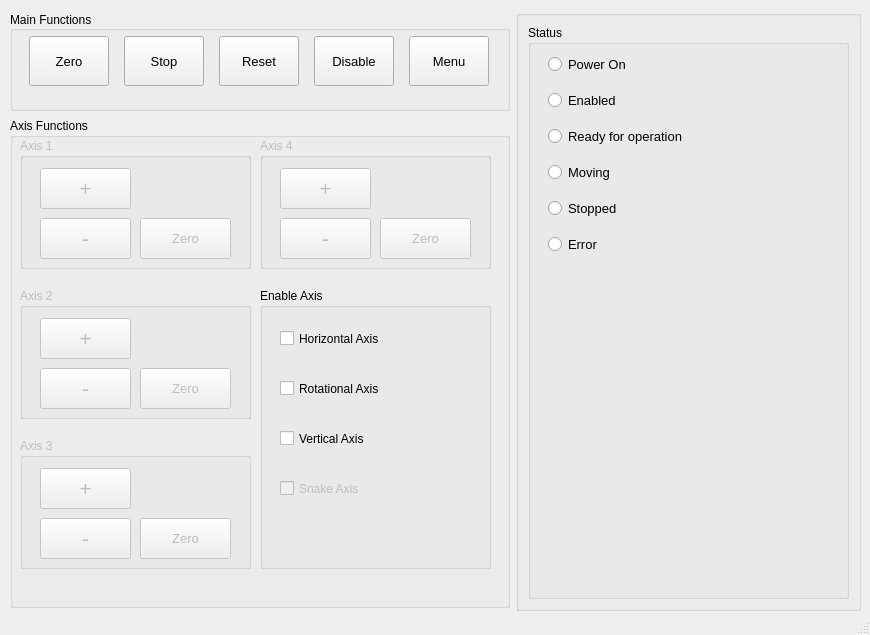
<?xml version="1.0" encoding="UTF-8"?>
<ui version="4.0">
 <class>MainWindow</class>
 <widget class="QMainWindow" name="MainWindow">
  <property name="geometry">
   <rect>
    <x>0</x>
    <y>0</y>
    <width>870</width>
    <height>635</height>
   </rect>
  </property>
  <property name="minimumSize">
   <size>
    <width>870</width>
    <height>635</height>
   </size>
  </property>
  <property name="maximumSize">
   <size>
    <width>870</width>
    <height>635</height>
   </size>
  </property>
  <property name="windowTitle">
   <string>Grab2.0</string>
  </property>
  <property name="autoFillBackground">
   <bool>false</bool>
  </property>
  <property name="documentMode">
   <bool>false</bool>
  </property>
  <property name="tabShape">
   <enum>QTabWidget::Rounded</enum>
  </property>
  <property name="dockNestingEnabled">
   <bool>false</bool>
  </property>
  <property name="unifiedTitleAndToolBarOnMac">
   <bool>false</bool>
  </property>
  <widget class="QWidget" name="centralwidget">
   <property name="enabled">
    <bool>true</bool>
   </property>
   <widget class="QWidget" name="horizontalLayoutWidget">
    <property name="geometry">
     <rect>
      <x>10</x>
      <y>10</y>
      <width>851</width>
      <height>601</height>
     </rect>
    </property>
    <layout class="QHBoxLayout" name="mainHorizontalLayout">
     <item>
      <layout class="QVBoxLayout" name="functionsLayout">
       <property name="spacing">
        <number>6</number>
       </property>
       <property name="sizeConstraint">
        <enum>QLayout::SetMaximumSize</enum>
       </property>
       <item>
        <widget class="QGroupBox" name="mainFunctionGroup">
         <property name="sizePolicy">
          <sizepolicy hsizetype="Minimum" vsizetype="Preferred">
           <horstretch>0</horstretch>
           <verstretch>0</verstretch>
          </sizepolicy>
         </property>
         <property name="maximumSize">
          <size>
           <width>500</width>
           <height>100</height>
          </size>
         </property>
         <property name="autoFillBackground">
          <bool>false</bool>
         </property>
         <property name="title">
          <string>Main Functions</string>
         </property>
         <property name="alignment">
          <set>Qt::AlignLeading|Qt::AlignLeft|Qt::AlignVCenter</set>
         </property>
         <property name="flat">
          <bool>false</bool>
         </property>
         <property name="checkable">
          <bool>false</bool>
         </property>
         <widget class="QWidget" name="horizontalLayoutWidget_2">
          <property name="geometry">
           <rect>
            <x>10</x>
            <y>20</y>
            <width>481</width>
            <height>61</height>
           </rect>
          </property>
          <layout class="QHBoxLayout" name="mainFunctionLayout">
           <item>
            <widget class="QPushButton" name="zeroButton">
             <property name="minimumSize">
              <size>
               <width>80</width>
               <height>50</height>
              </size>
             </property>
             <property name="maximumSize">
              <size>
               <width>80</width>
               <height>50</height>
              </size>
             </property>
             <property name="font">
              <font>
               <pointsize>10</pointsize>
              </font>
             </property>
             <property name="text">
              <string>Zero</string>
             </property>
             <property name="autoDefault">
              <bool>false</bool>
             </property>
             <property name="default">
              <bool>false</bool>
             </property>
             <property name="flat">
              <bool>false</bool>
             </property>
            </widget>
           </item>
           <item>
            <widget class="QPushButton" name="stopButton">
             <property name="minimumSize">
              <size>
               <width>80</width>
               <height>50</height>
              </size>
             </property>
             <property name="maximumSize">
              <size>
               <width>80</width>
               <height>50</height>
              </size>
             </property>
             <property name="font">
              <font>
               <pointsize>10</pointsize>
              </font>
             </property>
             <property name="text">
              <string>Stop</string>
             </property>
             <property name="autoDefault">
              <bool>false</bool>
             </property>
             <property name="default">
              <bool>false</bool>
             </property>
             <property name="flat">
              <bool>false</bool>
             </property>
            </widget>
           </item>
           <item>
            <widget class="QPushButton" name="resetButton">
             <property name="minimumSize">
              <size>
               <width>80</width>
               <height>50</height>
              </size>
             </property>
             <property name="maximumSize">
              <size>
               <width>80</width>
               <height>50</height>
              </size>
             </property>
             <property name="font">
              <font>
               <pointsize>10</pointsize>
              </font>
             </property>
             <property name="text">
              <string>Reset</string>
             </property>
             <property name="autoDefault">
              <bool>false</bool>
             </property>
             <property name="default">
              <bool>false</bool>
             </property>
             <property name="flat">
              <bool>false</bool>
             </property>
            </widget>
           </item>
           <item>
            <widget class="QPushButton" name="disableButton">
             <property name="minimumSize">
              <size>
               <width>80</width>
               <height>50</height>
              </size>
             </property>
             <property name="maximumSize">
              <size>
               <width>80</width>
               <height>50</height>
              </size>
             </property>
             <property name="font">
              <font>
               <pointsize>10</pointsize>
               <italic>false</italic>
               <bold>false</bold>
               <kerning>true</kerning>
              </font>
             </property>
             <property name="text">
              <string>Disable</string>
             </property>
             <property name="autoDefault">
              <bool>false</bool>
             </property>
             <property name="default">
              <bool>false</bool>
             </property>
             <property name="flat">
              <bool>false</bool>
             </property>
            </widget>
           </item>
           <item>
            <widget class="QPushButton" name="menuButton">
             <property name="minimumSize">
              <size>
               <width>80</width>
               <height>50</height>
              </size>
             </property>
             <property name="maximumSize">
              <size>
               <width>80</width>
               <height>50</height>
              </size>
             </property>
             <property name="font">
              <font>
               <pointsize>10</pointsize>
               <italic>false</italic>
               <bold>false</bold>
               <kerning>true</kerning>
              </font>
             </property>
             <property name="text">
              <string>Menu</string>
             </property>
             <property name="autoDefault">
              <bool>false</bool>
             </property>
             <property name="default">
              <bool>false</bool>
             </property>
             <property name="flat">
              <bool>false</bool>
             </property>
            </widget>
           </item>
          </layout>
         </widget>
        </widget>
       </item>
       <item>
        <widget class="QGroupBox" name="axisFunctionsGroup">
         <property name="minimumSize">
          <size>
           <width>500</width>
           <height>490</height>
          </size>
         </property>
         <property name="maximumSize">
          <size>
           <width>500</width>
           <height>490</height>
          </size>
         </property>
         <property name="title">
          <string>Axis Functions</string>
         </property>
         <widget class="QGroupBox" name="axis1Group">
          <property name="enabled">
           <bool>false</bool>
          </property>
          <property name="geometry">
           <rect>
            <x>10</x>
            <y>20</y>
            <width>231</width>
            <height>131</height>
           </rect>
          </property>
          <property name="title">
           <string>Axis 1</string>
          </property>
          <widget class="QPushButton" name="incrementAxis1">
           <property name="geometry">
            <rect>
             <x>20</x>
             <y>30</y>
             <width>91</width>
             <height>41</height>
            </rect>
           </property>
           <property name="font">
            <font>
             <pointsize>16</pointsize>
            </font>
           </property>
           <property name="text">
            <string>+</string>
           </property>
          </widget>
          <widget class="QPushButton" name="decrementAxis1">
           <property name="geometry">
            <rect>
             <x>20</x>
             <y>80</y>
             <width>91</width>
             <height>41</height>
            </rect>
           </property>
           <property name="font">
            <font>
             <pointsize>16</pointsize>
            </font>
           </property>
           <property name="text">
            <string>-</string>
           </property>
          </widget>
          <widget class="QPushButton" name="zeroAxis1">
           <property name="geometry">
            <rect>
             <x>120</x>
             <y>80</y>
             <width>91</width>
             <height>41</height>
            </rect>
           </property>
           <property name="font">
            <font>
             <pointsize>10</pointsize>
            </font>
           </property>
           <property name="text">
            <string>Zero</string>
           </property>
          </widget>
         </widget>
         <widget class="QGroupBox" name="axis2Group">
          <property name="enabled">
           <bool>false</bool>
          </property>
          <property name="geometry">
           <rect>
            <x>10</x>
            <y>170</y>
            <width>231</width>
            <height>131</height>
           </rect>
          </property>
          <property name="title">
           <string>Axis 2</string>
          </property>
          <widget class="QPushButton" name="incrementAxis2">
           <property name="geometry">
            <rect>
             <x>20</x>
             <y>30</y>
             <width>91</width>
             <height>41</height>
            </rect>
           </property>
           <property name="font">
            <font>
             <pointsize>16</pointsize>
            </font>
           </property>
           <property name="text">
            <string>+</string>
           </property>
          </widget>
          <widget class="QPushButton" name="decrementAxis2">
           <property name="geometry">
            <rect>
             <x>20</x>
             <y>80</y>
             <width>91</width>
             <height>41</height>
            </rect>
           </property>
           <property name="font">
            <font>
             <pointsize>16</pointsize>
            </font>
           </property>
           <property name="text">
            <string>-</string>
           </property>
          </widget>
          <widget class="QPushButton" name="zeroAxis2">
           <property name="geometry">
            <rect>
             <x>120</x>
             <y>80</y>
             <width>91</width>
             <height>41</height>
            </rect>
           </property>
           <property name="font">
            <font>
             <pointsize>10</pointsize>
            </font>
           </property>
           <property name="text">
            <string>Zero</string>
           </property>
          </widget>
         </widget>
         <widget class="QGroupBox" name="axis3Group">
          <property name="enabled">
           <bool>false</bool>
          </property>
          <property name="geometry">
           <rect>
            <x>10</x>
            <y>320</y>
            <width>231</width>
            <height>131</height>
           </rect>
          </property>
          <property name="title">
           <string>Axis 3</string>
          </property>
          <widget class="QPushButton" name="incrementAxis3">
           <property name="geometry">
            <rect>
             <x>20</x>
             <y>30</y>
             <width>91</width>
             <height>41</height>
            </rect>
           </property>
           <property name="font">
            <font>
             <pointsize>16</pointsize>
            </font>
           </property>
           <property name="text">
            <string>+</string>
           </property>
          </widget>
          <widget class="QPushButton" name="decrementAxis3">
           <property name="geometry">
            <rect>
             <x>20</x>
             <y>80</y>
             <width>91</width>
             <height>41</height>
            </rect>
           </property>
           <property name="font">
            <font>
             <pointsize>16</pointsize>
            </font>
           </property>
           <property name="text">
            <string>-</string>
           </property>
          </widget>
          <widget class="QPushButton" name="zeroAxis3">
           <property name="geometry">
            <rect>
             <x>120</x>
             <y>80</y>
             <width>91</width>
             <height>41</height>
            </rect>
           </property>
           <property name="font">
            <font>
             <pointsize>10</pointsize>
            </font>
           </property>
           <property name="text">
            <string>Zero</string>
           </property>
          </widget>
         </widget>
         <widget class="QGroupBox" name="axis4Group">
          <property name="enabled">
           <bool>false</bool>
          </property>
          <property name="geometry">
           <rect>
            <x>250</x>
            <y>20</y>
            <width>231</width>
            <height>131</height>
           </rect>
          </property>
          <property name="title">
           <string>Axis 4</string>
          </property>
          <widget class="QPushButton" name="incrementAxis4">
           <property name="geometry">
            <rect>
             <x>20</x>
             <y>30</y>
             <width>91</width>
             <height>41</height>
            </rect>
           </property>
           <property name="font">
            <font>
             <pointsize>16</pointsize>
            </font>
           </property>
           <property name="text">
            <string>+</string>
           </property>
          </widget>
          <widget class="QPushButton" name="decrementAxis4">
           <property name="geometry">
            <rect>
             <x>20</x>
             <y>80</y>
             <width>91</width>
             <height>41</height>
            </rect>
           </property>
           <property name="font">
            <font>
             <pointsize>16</pointsize>
            </font>
           </property>
           <property name="text">
            <string>-</string>
           </property>
          </widget>
          <widget class="QPushButton" name="zeroAxis4">
           <property name="geometry">
            <rect>
             <x>120</x>
             <y>80</y>
             <width>91</width>
             <height>41</height>
            </rect>
           </property>
           <property name="font">
            <font>
             <pointsize>10</pointsize>
            </font>
           </property>
           <property name="text">
            <string>Zero</string>
           </property>
          </widget>
         </widget>
         <widget class="QGroupBox" name="axisEnableGroup">
          <property name="geometry">
           <rect>
            <x>250</x>
            <y>170</y>
            <width>231</width>
            <height>281</height>
           </rect>
          </property>
          <property name="title">
           <string>Enable Axis</string>
          </property>
          <widget class="QCheckBox" name="horizontalAxisEnableCheckBox">
           <property name="geometry">
            <rect>
             <x>20</x>
             <y>30</y>
             <width>191</width>
             <height>41</height>
            </rect>
           </property>
           <property name="text">
            <string>Horizontal Axis</string>
           </property>
          </widget>
          <widget class="QCheckBox" name="rotationalAxisEnableCheckBox">
           <property name="geometry">
            <rect>
             <x>20</x>
             <y>80</y>
             <width>191</width>
             <height>41</height>
            </rect>
           </property>
           <property name="text">
            <string>Rotational Axis</string>
           </property>
          </widget>
          <widget class="QCheckBox" name="snakeAxisCheckBox">
           <property name="enabled">
            <bool>false</bool>
           </property>
           <property name="geometry">
            <rect>
             <x>20</x>
             <y>180</y>
             <width>191</width>
             <height>41</height>
            </rect>
           </property>
           <property name="text">
            <string>Snake Axis</string>
           </property>
          </widget>
          <widget class="QCheckBox" name="verticalAxisEnableCheckBox">
           <property name="geometry">
            <rect>
             <x>20</x>
             <y>130</y>
             <width>191</width>
             <height>41</height>
            </rect>
           </property>
           <property name="text">
            <string>Vertical Axis</string>
           </property>
          </widget>
         </widget>
        </widget>
       </item>
      </layout>
     </item>
     <item>
      <widget class="QGroupBox" name="verticalGroupBox">
       <property name="minimumSize">
        <size>
         <width>200</width>
         <height>393</height>
        </size>
       </property>
       <property name="maximumSize">
        <size>
         <width>200</width>
         <height>16777215</height>
        </size>
       </property>
       <property name="flat">
        <bool>false</bool>
       </property>
       <layout class="QVBoxLayout" name="verticalLayout">
        <property name="sizeConstraint">
         <enum>QLayout::SetMinAndMaxSize</enum>
        </property>
        <item>
         <widget class="QGroupBox" name="statusGroup">
          <property name="sizePolicy">
           <sizepolicy hsizetype="Maximum" vsizetype="Maximum">
            <horstretch>0</horstretch>
            <verstretch>0</verstretch>
           </sizepolicy>
          </property>
          <property name="maximumSize">
           <size>
            <width>415</width>
            <height>597</height>
           </size>
          </property>
          <property name="title">
           <string>Status</string>
          </property>
          <widget class="QWidget" name="verticalLayoutWidget_3">
           <property name="geometry">
            <rect>
             <x>20</x>
             <y>20</y>
             <width>161</width>
             <height>221</height>
            </rect>
           </property>
           <layout class="QVBoxLayout" name="statusLayout">
            <item>
             <widget class="QRadioButton" name="powerOn">
              <property name="font">
               <font>
                <pointsize>10</pointsize>
               </font>
              </property>
              <property name="text">
               <string>Power On</string>
              </property>
             </widget>
            </item>
            <item>
             <widget class="QRadioButton" name="enabled">
              <property name="font">
               <font>
                <pointsize>10</pointsize>
               </font>
              </property>
              <property name="text">
               <string>Enabled</string>
              </property>
             </widget>
            </item>
            <item>
             <widget class="QRadioButton" name="readyForOperation">
              <property name="font">
               <font>
                <pointsize>10</pointsize>
               </font>
              </property>
              <property name="text">
               <string>Ready for operation</string>
              </property>
             </widget>
            </item>
            <item>
             <widget class="QRadioButton" name="moving">
              <property name="font">
               <font>
                <pointsize>10</pointsize>
               </font>
              </property>
              <property name="text">
               <string>Moving</string>
              </property>
             </widget>
            </item>
            <item>
             <widget class="QRadioButton" name="stopped">
              <property name="font">
               <font>
                <pointsize>10</pointsize>
               </font>
              </property>
              <property name="text">
               <string>Stopped</string>
              </property>
             </widget>
            </item>
            <item>
             <widget class="QRadioButton" name="error">
              <property name="font">
               <font>
                <pointsize>10</pointsize>
               </font>
              </property>
              <property name="text">
               <string>Error</string>
              </property>
             </widget>
            </item>
           </layout>
          </widget>
         </widget>
        </item>
       </layout>
      </widget>
     </item>
    </layout>
   </widget>
  </widget>
  <widget class="QStatusBar" name="statusbar"/>
 </widget>
 <resources>
  <include location="../../../../../../../Downloads/QDarkStyleSheet-master/QDarkStyleSheet-master/qdarkstyle/style.qrc"/>
 </resources>
 <connections>
  <connection>
   <sender>horizontalAxisEnableCheckBox</sender>
   <signal>toggled(bool)</signal>
   <receiver>axis1Group</receiver>
   <slot>setEnabled(bool)</slot>
   <hints>
    <hint type="sourcelabel">
     <x>377</x>
     <y>338</y>
    </hint>
    <hint type="destinationlabel">
     <x>137</x>
     <y>203</y>
    </hint>
   </hints>
  </connection>
  <connection>
   <sender>rotationalAxisEnableCheckBox</sender>
   <signal>toggled(bool)</signal>
   <receiver>axis2Group</receiver>
   <slot>setEnabled(bool)</slot>
   <hints>
    <hint type="sourcelabel">
     <x>377</x>
     <y>388</y>
    </hint>
    <hint type="destinationlabel">
     <x>137</x>
     <y>353</y>
    </hint>
   </hints>
  </connection>
  <connection>
   <sender>verticalAxisEnableCheckBox</sender>
   <signal>toggled(bool)</signal>
   <receiver>axis3Group</receiver>
   <slot>setEnabled(bool)</slot>
   <hints>
    <hint type="sourcelabel">
     <x>377</x>
     <y>438</y>
    </hint>
    <hint type="destinationlabel">
     <x>137</x>
     <y>503</y>
    </hint>
   </hints>
  </connection>
  <connection>
   <sender>snakeAxisCheckBox</sender>
   <signal>toggled(bool)</signal>
   <receiver>axis4Group</receiver>
   <slot>setEnabled(bool)</slot>
   <hints>
    <hint type="sourcelabel">
     <x>377</x>
     <y>488</y>
    </hint>
    <hint type="destinationlabel">
     <x>377</x>
     <y>203</y>
    </hint>
   </hints>
  </connection>
  <connection>
   <sender>disableButton</sender>
   <signal>clicked(bool)</signal>
   <receiver>horizontalAxisEnableCheckBox</receiver>
   <slot>setChecked(bool)</slot>
   <hints>
    <hint type="sourcelabel">
     <x>356</x>
     <y>61</y>
    </hint>
    <hint type="destinationlabel">
     <x>377</x>
     <y>338</y>
    </hint>
   </hints>
  </connection>
  <connection>
   <sender>disableButton</sender>
   <signal>clicked(bool)</signal>
   <receiver>rotationalAxisEnableCheckBox</receiver>
   <slot>setChecked(bool)</slot>
   <hints>
    <hint type="sourcelabel">
     <x>356</x>
     <y>61</y>
    </hint>
    <hint type="destinationlabel">
     <x>377</x>
     <y>388</y>
    </hint>
   </hints>
  </connection>
  <connection>
   <sender>disableButton</sender>
   <signal>clicked(bool)</signal>
   <receiver>verticalAxisEnableCheckBox</receiver>
   <slot>setChecked(bool)</slot>
   <hints>
    <hint type="sourcelabel">
     <x>356</x>
     <y>61</y>
    </hint>
    <hint type="destinationlabel">
     <x>377</x>
     <y>438</y>
    </hint>
   </hints>
  </connection>
  <connection>
   <sender>disableButton</sender>
   <signal>clicked(bool)</signal>
   <receiver>snakeAxisCheckBox</receiver>
   <slot>setChecked(bool)</slot>
   <hints>
    <hint type="sourcelabel">
     <x>356</x>
     <y>61</y>
    </hint>
    <hint type="destinationlabel">
     <x>377</x>
     <y>488</y>
    </hint>
   </hints>
  </connection>
 </connections>
</ui>
